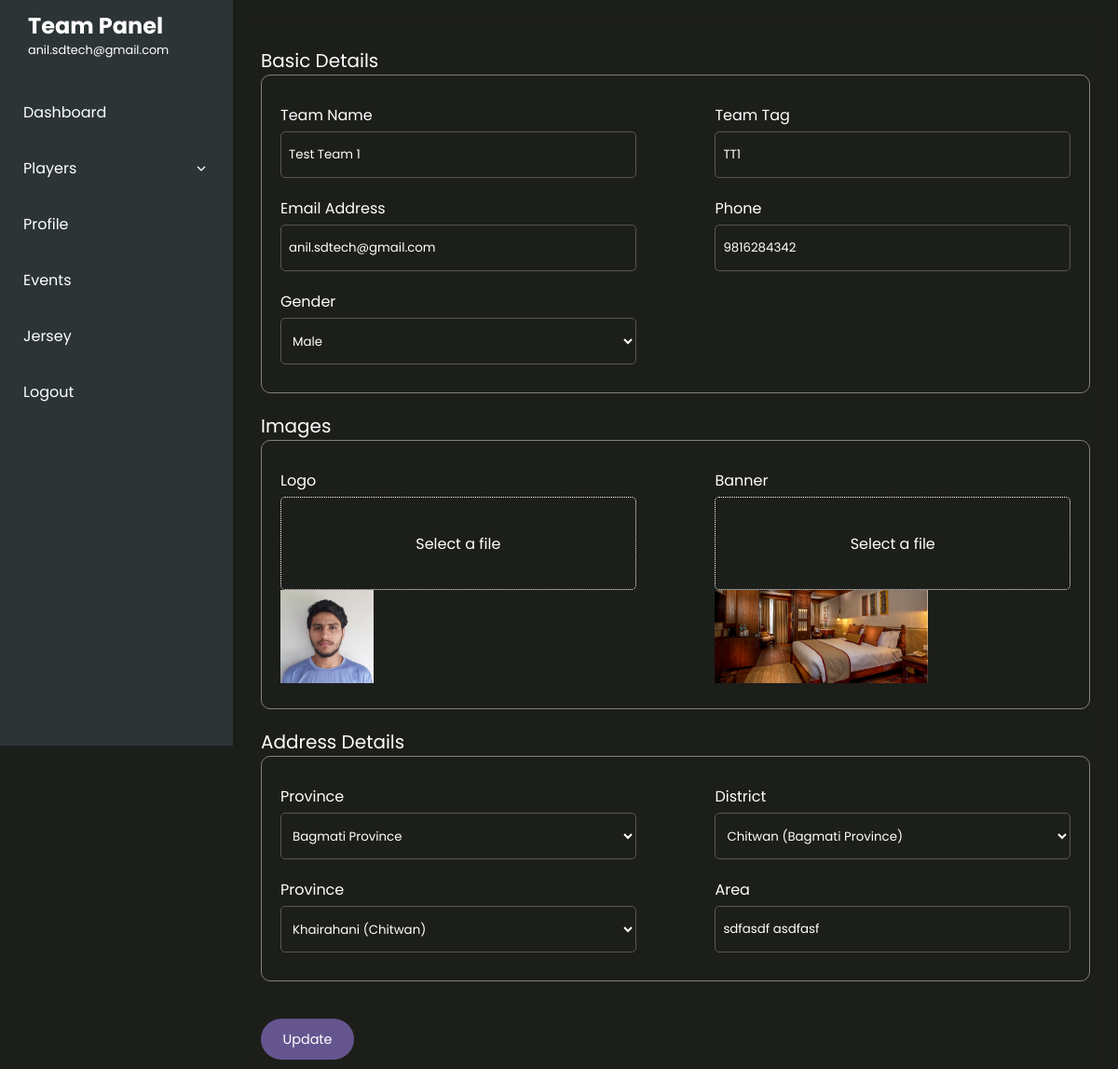
The app's page /profile/ (signed in) with its own data.
### team/models.py (models this page shows, shortened)
class Team(models.Model):
    SPORT_TYPES = (
        ('FOOTBALL','Football'),
    )
    name = models.CharField(max_length=255,db_index=1)
    total_players = models.PositiveIntegerField(default=10,blank=True, null=True)
    sports_genere = models.CharField(max_length=25,choices=SPORT_TYPES,default='FOOTBALL',blank=True)
    short_name = models.CharField(unique=True,max_length=10,blank=True,null=True)
    is_organizers_team = models.BooleanField(default=False)
    email = models.EmailField(max_length=100,blank=True,null=True)
    phone = models.CharField(max_length=10,blank=True,null=True)
    address = models.CharField(max_length=255,blank=True,null=True)
    province = models.ForeignKey(Province, on_delete=models.SET_NULL,null=True)
    district = models.ForeignKey(District, on_delete=models.SET_NULL,null=True)
    municipality = models.ForeignKey(Municipality, on_delete=models.SET_NULL,null=True)
    is_verified = models.BooleanField(default=False)
    user = models.ForeignKey(User,on_delete=models.CASCADE,null=True,blank=True,related_name='team')
    logo = models.ImageField(upload_to="images/teams/",blank=True,null=True)
    banner = models.ImageField(upload_to='images/banner/',blank=True,null=True)
    gender = models.CharField(max_length=25,choices=constants.GENDER_OPTIONS.CHOICES,default=constants.GENDER_OPTIONS.MALE)
    created_at = models.DateTimeField(auto_now_add=True)
    updated_at = models.DateTimeField(auto_now=True)

### team/views.py (the view)
# urls.py: path('profile/',edit_team_profile,name='team_profile'),
def edit_team_profile(request):
    user = request.user
    team = get_object_or_404(Team, user=user)
    if request.method == 'POST':
        form = TeamForm(request.POST, request.FILES, instance=team)
        if form.is_valid():
            form.save()
            messages.success(request, "Team updated successfully.")
            return redirect('team_profile')  # Adjust 'team_detail' to your team detail or list view name
        else:
            messages.error(request, "Please correct the errors below.")
    else:
        form = TeamForm(instance=team)
    return render(request, 't_profile/profile.html', {'form': form, 'team': team})

### sportsApp/forms.py (shortened to what this page needs)
class TeamForm(AddressMixin,forms.ModelForm):
    class Meta:
        model = Team
        fields = [
            'name', 'total_players', 'sports_genere', 'short_name', 'is_organizers_team',
            'email', 'address', 'province', 'district', 'municipality', 'is_verified',
            'logo', 'banner', 'gender','phone'
        ]
        widgets = {
            'name': forms.TextInput(attrs={'placeholder': 'Enter team name'}),
            'email': forms.EmailInput(attrs={'placeholder': 'Enter contact email'}),
            'address': forms.TextInput(attrs={'placeholder': 'Enter team address'}),
            'short_name': forms.TextInput(attrs={'placeholder': 'Enter short name'}),
            'total_players': forms.NumberInput(attrs={'min': 1, 'max': 50}),
            'phone': forms.TextInput(attrs={'max_length':10}),
        }
    def __init__(self, *args, **kwargs):
        super(TeamForm, self).__init__(*args, **kwargs)
        if self.instance and self.instance.pk:
            self.fields['email'].disabled = True  # Disable the email field for editing

### address/models.py (called while the page is built)
    def __str__(self):
        return self.name

    def __str__(self):
        return f'{self.name} ({self.province.name if self.province else "No Province"})'

    def __str__(self):
        return f'{self.name} ({self.district.name if self.district else "No District"})'

### sportsApp/context_processors.py (called while the page is built)
def permissions_processor(request):
    permissions = {
        "is_organizer": False,
        "is_staff": False,
    }
    if request.user.is_authenticated:
        if request.user.is_staff:
            permissions['is_organizer'] = True
        elif request.user.groups.filter(name='TeamGroup').exists():
             permissions["is_team"] = True
    return {"permissions": permissions}

### team/templates/t_profile/profile.html (shortened to what this page needs)
{% extends 'team_index.html' %}
{% block content %}
    {% include 'teams/components/create_team_form.html' %}
{% endblock %}

### team/templates/temp_team/team_sidebar.html (shortened to what this page needs)
<div class="sidebar" id="sidebar">
    <div class="sidebar-header">
      <h1>Team Panel</h1>
      <p class="sm_text">{{request.user}}</p>
    </div>
    <ul class="sidebar-list">
      <li><a href="{% url 'home' %}" class="sidebar-item">Dashboard</a></li>
      <li id="dropdown-content">
        <a href="#" class="sidebar-item" id="team-dropdown-toggle">
          Players
        </a>
      </li>
      <li><a href="{% url 'team_profile' %}" class="sidebar-item">Profile</a></li>
      <li><a href="{% url 'team_ongoing_events' %}" class="sidebar-item">Events</a></li>
      <li><a href="{% url 'team_jersey' %}" class="sidebar-item">Jersey</a></li>
      <li><a href="{% url 'logout' %}" class="sidebar-item">Logout</a></li>
    </ul>
  </div>

### sportsApp/templates/teams/components/create_team_form.html (shortened to what this page needs)
<div class="basic-form">
    <div class="form-container">
        <form action="" method="post" enctype="multipart/form-data">
             <p>Basic Details</p>
           <div class="form-seperation-box flex">
            <div class="form-control">
                <label for="name">Team Name</label>
                {{form.name}}
            </div>
            <div class="form-control">
                <label for="name">Team Tag</label>
                {{form.short_name}}
            </div>
            <div class="form-control">
                <label for="email">Email Address</label>
                {{form.email}}
                </div>
            <div class="form-control">
                <label for="email">Phone</label>
                {{form.phone}}
            </div>
       <div class="form-control">
        <label for="gender">Gender</label>
        {{form.gender}}
       </div>
           </div>
            <p>Images</p>
           <div class="form-seperation-box flex">
            <div class="form-control">
                <label for="logo">Logo</label>
            <div class="button-wrap">
            </div>
            {% if team.logo %}
            <img id="logoPreview" src="{{team.logo.url}}"  alt="Banner Preview" style=" max-width: 300px; max-height: 100px;">
            {% else%}
            <img id="logoPreview" src="#"  alt="Logo Preview" style="display:none; max-width:300px; max-height: 100px;">
            {% endif %}
            </div>
            <div class="form-control">
                <label for="banner">Banner</label>
            <div class="button-wrap">
            </div>
            {% if team.banner %}
            <img id="bannerPreview" src="{{team.banner.url}}"  alt="Banner Preview" style=" max-width: 300px; max-height: 100px;">
            {% else%}
            <img id="bannerPreview" src="#"  alt="Logo Preview" style="display:none; max-width:300px; max-height: 100px;">
            {% endif %}
            </div>
           </div>
 <p>Address Details</p>
       <div class="form-seperation-box flex">
        <div class="form-control">
            <label for="gender">Province</label>
            {{form.province}}
           </div>
           <div class="form-control">
            <label for="gender">District</label>
            {{form.district}}
           </div>
           <div class="form-control">
            <label for="gender">Province</label>
            {{form.municipality}}
           </div>
            <div class="form-control">
            <label for="address">Area</label>
            {{form.address}}
        </div>
       </div>
             <div class="form-control">
            {% if permissions.is_team %}
            <button type="submit" class="global_btn">Update</button>
            {% else %}
            <button type="submit" class="global_btn">Submit</button>
            {% endif %}
             </div>
        </form>
    </div>
</div>

### static/styles/main.css (style rules this page uses)
* { padding: 0; margin: 0; box-sizing: border-box; font-family: "Poppins", sans-serif; }
:root { --global_blue:rgb(84, 84, 255); --primary-color:#65558f; --box-color:#353535; --error-red:rgb(254, 93, 93); }
h1 { font-size: 70px; color: rgb(199, 199, 199); }
p { font-size: 20px; color: rgb(197, 197, 197); }
body, html { margin: auto; }
body { background-color: #1c1e1a; position: relative; }
li { list-style-type: none; }
a { text-decoration: none; }
.leaderboard_button, .global_btn { padding-left: 20px; padding-right: 20px; min-width: 100px; min-height: 44px; background-color: var(--primary-color); color: white; border-radius: 50px; border: none; font-size: 0.9rem; margin-top: 20px; cursor: pointer; }
.sm_text { font-size: 0.8rem; }
h1, h2, h3, h4 { color: white; }
p { color: white; }
.basic-form { color: white; width: 100%; }
.basic-form .form-container { padding: 10px; border-radius: 5px; box-shadow: 0 0 10px rgba(0, 0, 0, 0.1); min-width: 500px; }
.basic-form .form-container label { display: block; margin: 10px 0 5px; }
.basic-form .form-container .form-control { width: 45%; min-width: 300px; }
.basic-form .form-container .form-control input[type=text], .basic-form .form-container .form-control input[type=number], .basic-form .form-container .form-control input[type=email], .basic-form .form-container .form-control input[type=date], .basic-form .form-container .form-control input[type=datetime-local], .basic-form .form-container .form-control input[type=time], .basic-form .form-container .form-control select { color: white; width: 100%; padding: 8px; margin-bottom: 10px; border-radius: 4px; background-color: transparent; border: none; border: 1px solid rgb(87, 87, 87); height: 50px; width: 100%; border-radius: 5px; }
.basic-form .form-container .form-control option { color: black; }
.basic-form .form-seperation-box { border: 1px solid gray; width: 100%; padding: 20px; border-radius: 10px; margin-bottom: 20px; }
.basic-form .form-seperation-box.flex { display: flex; flex-wrap: wrap; justify-content: space-between; }
.basic-form .button-wrap { border: 1px dotted white; border-radius: 8px; position: relative; height: 100px; border-radius: 5px; position: relative; display: flex; place-content: center; place-items: center; }
.basic-form .button-wrap::after { content: "Select a file"; }
.sidebar { width: 250px; background-color: #2d3436; color: #fff; transition: transform 0.3s ease-in-out; padding: 10px; }
.sidebar .sidebar-header { padding: 0 20px; margin-bottom: 30px; }
.sidebar .sidebar-header h1 { font-size: 24px; color: #fff; }
.sidebar .sidebar-list { list-style: none; }
.sidebar .sidebar-list .sidebar-item { display: block; padding: 15px; text-decoration: none; color: #fff; margin-bottom: 5px; border-radius: 5px; transition: background-color 0.3s ease; display: flex; justify-content: space-between; align-items: center; }

### records on screen
Team: name "Test Team 1", short_name "TT1", email "anil.sdtech@gmail.com", phone "9816284342", gender "Male", logo (picture), banner (picture), province "Bagmati Province", district "Chitwan (Bagmati Province)", municipality "Khairahani (Chitwan)", address "sdfasdf asdfasf"

### other values on screen
{{ request.user }} "anil.sdtech@gmail.com"
